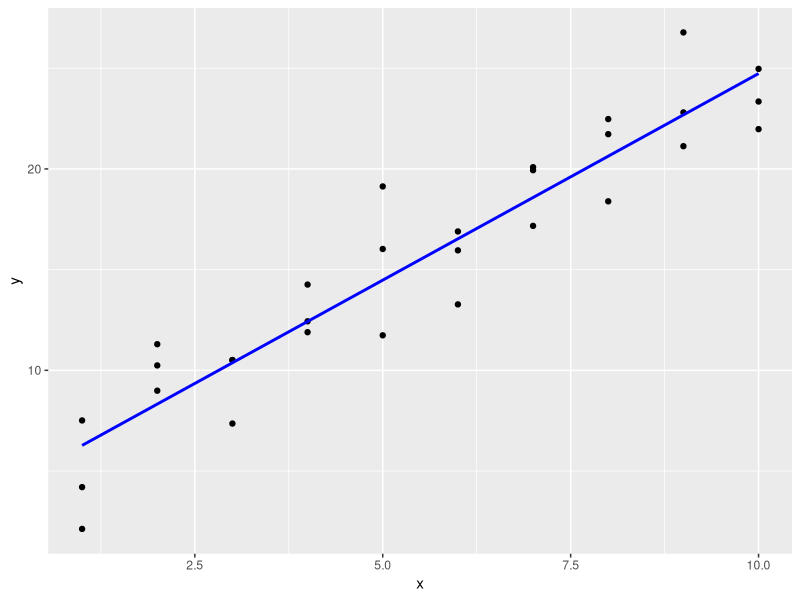
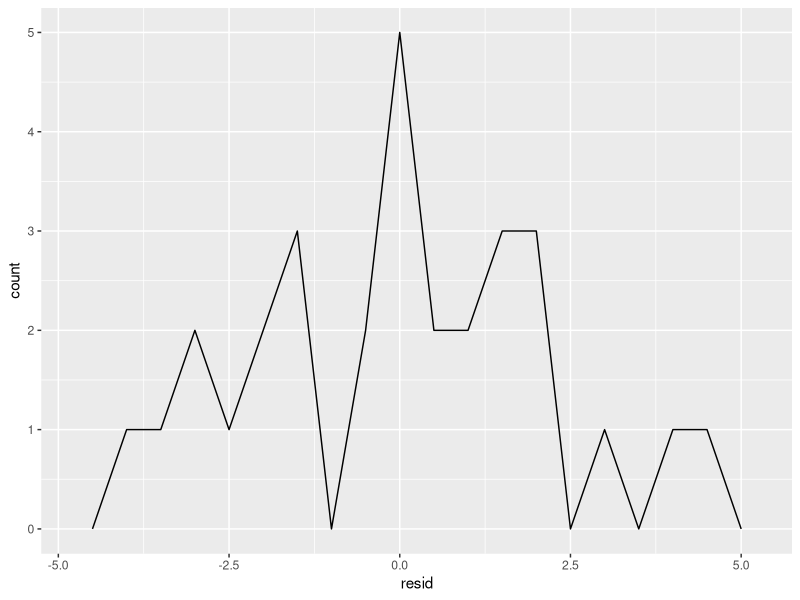
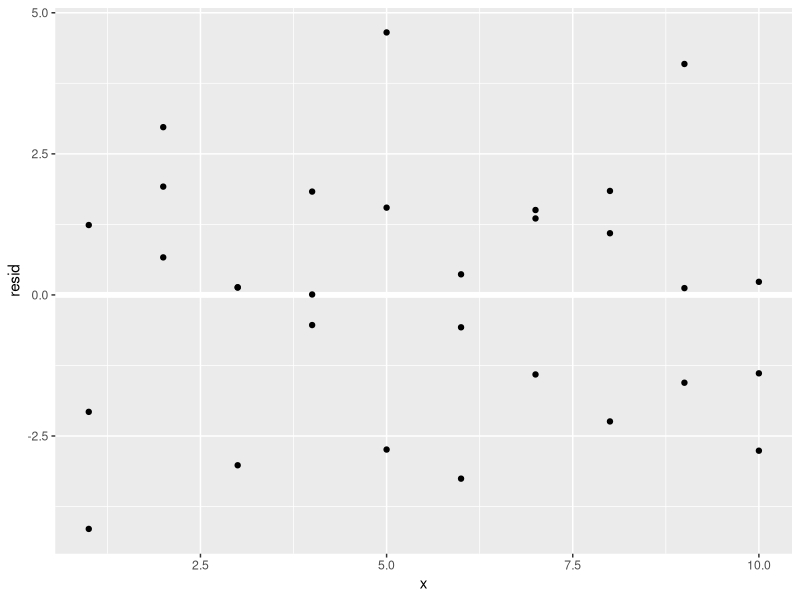
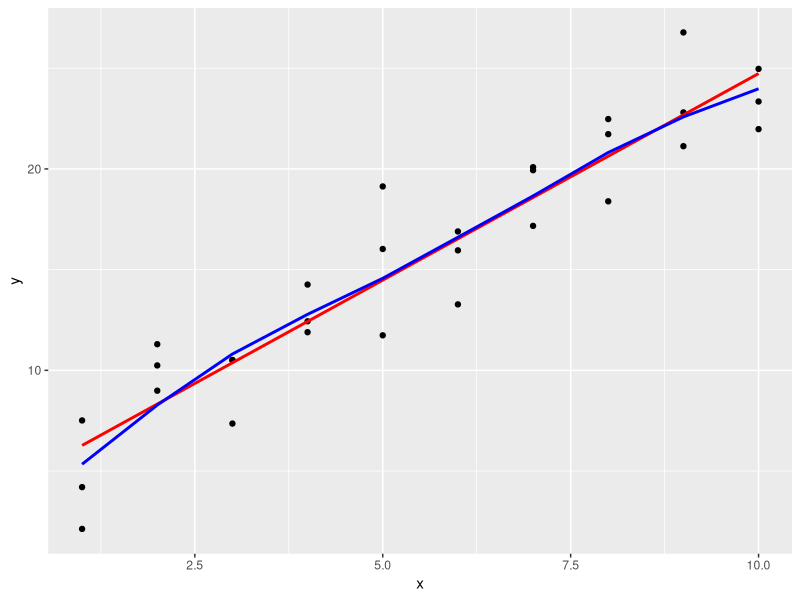
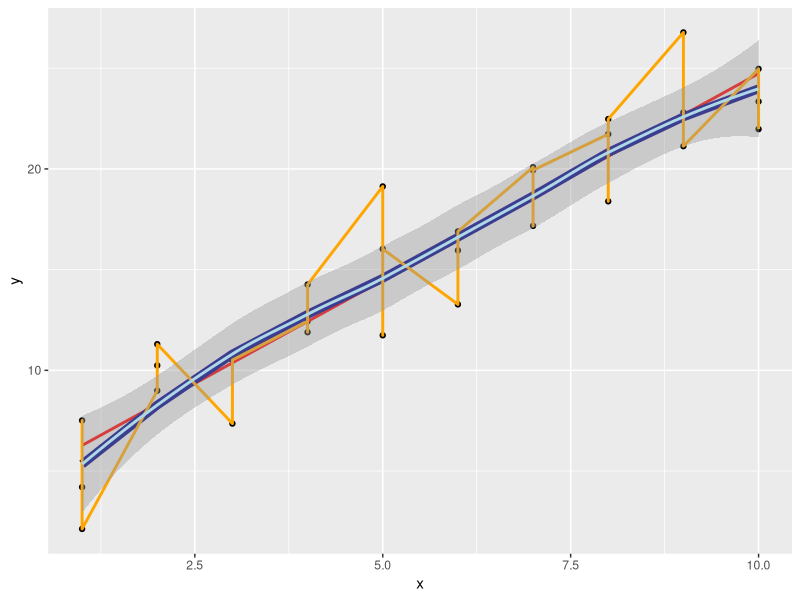
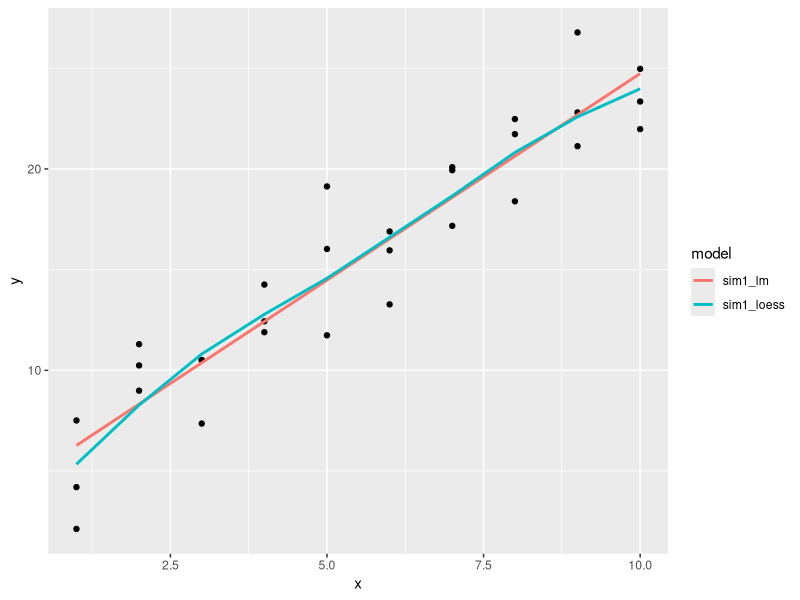
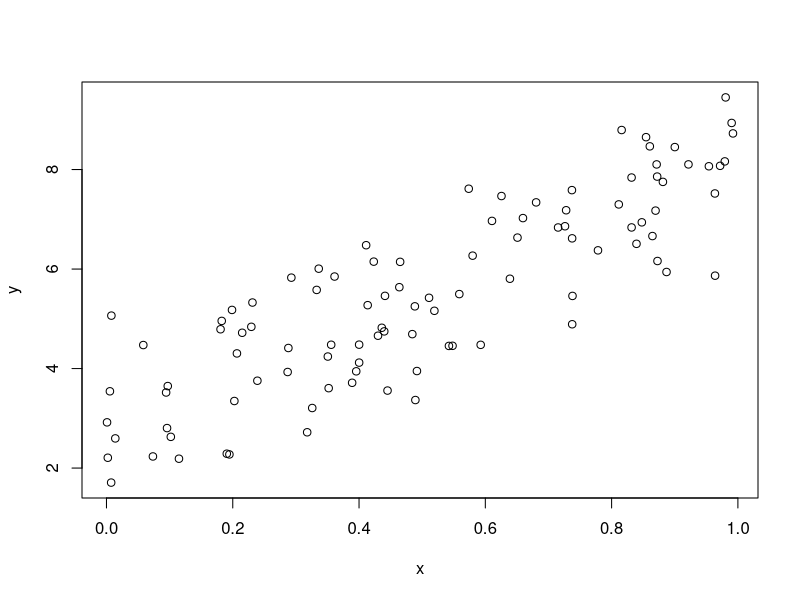
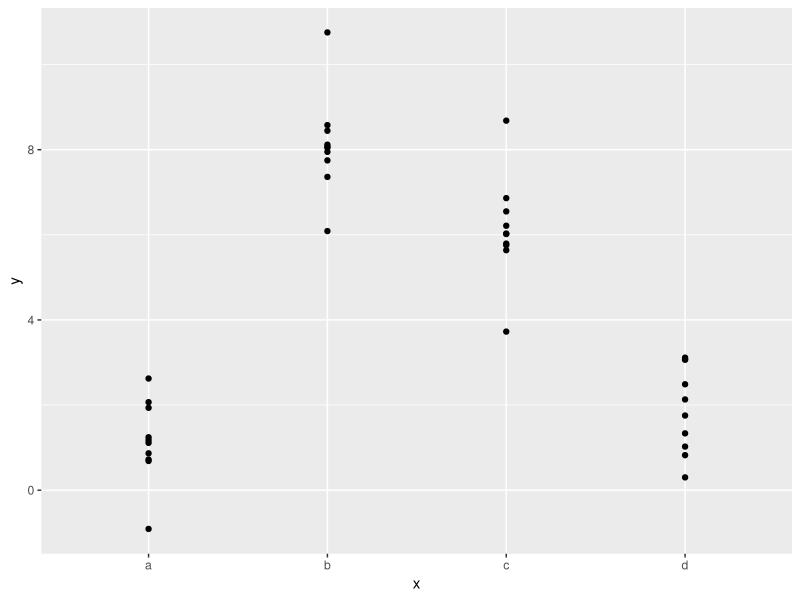

The R script that drew these images, in order: (Note: this script raises an error after producing the figures.)
## ---- chunk 1
knitr::opts_chunk$set(echo = TRUE, error = TRUE)
## ---- chunk 2
library(tidyverse)

library(modelr)
options(na.action = na.warn)
sim1_mod <- lm(y ~ x, data = sim1)
## ---- chunk 3
grid <- sim1 %>% 
  data_grid(x) 
grid

sim1_mod <- lm(y ~ x, data = sim1)

grid <- grid %>% 
  add_predictions(sim1_mod) 
grid

ggplot(sim1, aes(x)) +
  geom_point(aes(y = y)) +
  geom_line(aes(y = pred), data = grid, colour = "blue", size = 1)

## ---- chunk 4
sim1 <- sim1 %>% 
  add_residuals(sim1_mod)
sim1

ggplot(sim1, aes(resid)) + 
  geom_freqpoly(binwidth = 0.5)

ggplot(sim1, aes(x, resid)) + 
  geom_ref_line(h = 0) +
  geom_point() 
## ---- chunk 5
rm(sim1)

grid <- sim1 %>% 
  data_grid(x) 
grid

sim1_mod_a <- lm(y ~ x, data = sim1)
sim1_mod_b <- loess(y ~ x, data = sim1)


grid <- grid %>% 
  add_predictions(sim1_mod_a, var = "lm")
grid <- grid %>% 
  add_predictions(sim1_mod_b, var = "loess")
grid

# plot

ggplot(sim1, aes(x)) +
  geom_point(aes(y = y)) +
  geom_line(aes(y = lm), data = grid, colour = "red", size = 1) +
  geom_line(aes(y = loess), data = grid, colour = "blue", size = 1)

ggplot(sim1, aes(x)) +
  geom_point(aes(y = y)) +
  geom_line(aes(y = lm), data = grid, colour = "red", size = 1) +
  geom_line(aes(y = loess), data = grid, colour = "darkblue", size = 3) +
  geom_line(aes(y = y), colour = "orange", size = 1) +
  geom_smooth(aes(y = y), colour = "lightblue", size = 1)

# redo with functions listed in problem 2

grid <- sim1 %>% 
  data_grid(x) 
grid

sim1_lm <- lm(y ~ x, data = sim1)
sim1_loess <- loess(y ~ x, data = sim1)

grid <- grid %>% gather_predictions(sim1_lm,sim1_loess)
grid

ggplot(sim1, aes(x)) +
  geom_point(aes(y = y)) +
  geom_line(aes(y = pred, color = model), data = grid, size = 1)

## ---- chunk 6
df <- tibble::data_frame(
  x = sort(runif(100)),
  y = 5 * x + 0.5 * x ^ 2 + 3 + rnorm(length(x))
)
plot(df)

m1 <- lm(y ~ x, data = df)
grid <- data.frame(x = seq(0, 1, length = 10))
grid %>% add_predictions(m1)

m2 <- lm(y ~ poly(x, 2), data = df)
grid %>% spread_predictions(m1, m2)
grid %>% gather_predictions(m1, m2)
## ---- chunk 7
df <- tribble(
  ~y, ~x1, ~x2,
  4, 2, 5,
  5, 1, 6
)

model_matrix(df, y ~ x1)

model_matrix(df, y ~ x1 - 1)

model_matrix(df, y ~ x1 + x2)

## ---- chunk 8
df <- tribble(
  ~ sex, ~ response,
  "male", 1,
  "female", 2,
  "male", 1
)

model_matrix(df, response ~ sex)

ggplot(sim2) + 
  geom_point(aes(x, y))

mod2 <- lm(y ~ x, data = sim2)

grid <- sim2 %>% 
  data_grid(x) %>% 
  add_predictions(mod2)
grid

ggplot(sim2, aes(x)) + 
  geom_point(aes(y = y)) +
  geom_point(data = grid, aes(y = pred), colour = "red", size = 4)

tibble(x = "e") %>% 
  add_predictions(mod2)
## ---- chunk 9
sim3
ggplot(sim3, aes(x1, y)) + 
  geom_point(aes(colour = x2))

mod1 <- lm(y ~ x1 + x2, data = sim3)
mod2 <- lm(y ~ x1 * x2, data = sim3)

grid <- sim3 %>% 
  data_grid(x1, x2) %>% 
  gather_predictions(mod1, mod2)
grid

ggplot(sim3, aes(x1, y, colour = x2)) + 
  geom_point() + 
  geom_line(data = grid, aes(y = pred)) + 
  facet_wrap(~ model)

sim3 <- sim3 %>% 
  gather_residuals(mod1, mod2)

ggplot(sim3, aes(x1, resid, colour = x2)) + 
  geom_point() + 
  facet_grid(model ~ x2)
## ---- chunk 10
mod1 <- lm(y ~ x1 + x2, data = sim4)
mod2 <- lm(y ~ x1 * x2, data = sim4)

grid <- sim4 %>% 
  data_grid(
    x1 = seq_range(x1, 5), 
    x2 = seq_range(x2, 5) 
  ) %>% 
  gather_predictions(mod1, mod2)
grid

seq_range(c(0.0123, 0.923423), n = 5)

seq_range(c(0.0123, 0.923423), n = 5, pretty = TRUE)

x1 <- rcauchy(100)
seq_range(x1, n = 5)

seq_range(x1, n = 5, trim = 0.10)

seq_range(x1, n = 5, trim = 0.25)

seq_range(x1, n = 5, trim = 0.50)

x2 <- c(0, 1)
seq_range(x2, n = 5)

seq_range(x2, n = 5, expand = 0.10)

seq_range(x2, n = 5, expand = 0.25)

seq_range(x2, n = 5, expand = 0.50)

ggplot(grid, aes(x1, x2)) + 
  geom_tile(aes(fill = pred)) + 
  facet_wrap(~ model)

ggplot(grid, aes(x1, pred, colour = x2, group = x2)) + 
  geom_line() +
  facet_wrap(~ model)

ggplot(grid, aes(x2, pred, colour = x1, group = x1)) + 
  geom_line() +
  facet_wrap(~ model)
## ---- chunk 11
df <- tribble(
  ~y, ~x,
   1,  1,
   2,  2, 
   3,  3
)
model_matrix(df, y ~ x^2 + x)

model_matrix(df, y ~ I(x^2) + x)

model_matrix(df, y ~ poly(x, 2))

library(splines)
model_matrix(df, y ~ ns(x, 2))

sim5 <- tibble(
  x = seq(0, 3.5 * pi, length = 50),
  y = 4 * sin(x) + rnorm(length(x))
)
sim5

ggplot(sim5, aes(x, y)) +
  geom_point()

mod1 <- lm(y ~ ns(x, 1), data = sim5)
mod2 <- lm(y ~ ns(x, 2), data = sim5)
mod3 <- lm(y ~ ns(x, 3), data = sim5)
mod4 <- lm(y ~ ns(x, 4), data = sim5)
mod5 <- lm(y ~ ns(x, 5), data = sim5)

grid <- sim5 %>% 
  data_grid(x = seq_range(x, n = 50, expand = 0.1)) %>% 
  gather_predictions(mod1, mod2, mod3, mod4, mod5, .pred = "y")
grid

ggplot(sim5, aes(x, y)) + 
  geom_point() +
  geom_line(data = grid, colour = "red") +
  facet_wrap(~ model)
## ---- chunk 12

model_matrix(df, y ~ x)
model_matrix(df, y ~ x - 1)

ggplot(sim2) + 
  geom_point(aes(x, y))
mod1 <- lm(y ~ x, data = sim2)
mod2 <- lm(y ~ x - 1, data = sim2)

mod1
mod2
grid <- sim2 %>% 
  data_grid(x) %>% 
  gather_predictions(mod1,mod2)
grid

ggplot(sim2, aes(x)) + 
  geom_point(aes(y = y)) +
  geom_point(data = grid, aes(y = pred), colour = "red", size = 4) +
  facet_wrap(~model)
## ---- chunk 13
model_matrix(y ~ x1 + x2, data = sim3)
model_matrix(y ~ x1 * x2, data = sim3)
model_matrix(y ~ x1 + x2, data = sim4)
model_matrix(y ~ x1 * x2, data = sim4)
## ---- chunk 14
mod1 <- lm(y ~ x1 + x2, data = sim3)
mod2 <- lm(y ~ x1 * x2, data = sim3)
mod1
mod2

mod1 = a_0 + a_1 * is_a + a_2 * is_b + a_3 * is_c + a_4 * is_d
mod2 = a_0 + a_1 * x1 + a_2 * x2 + a_12 * x1 * x2
# Unsure about mod 2. I feel like it's going to be long.
## ---- chunk 15
sim4
sim4 <- sim4 %>% 
  gather_residuals(mod1, mod2)
sim4

ggplot(sim4, aes(x1, resid)) + 
  geom_point() + 
  facet_grid(model ~ x2)

ggplot(sim4, aes(x1, resid)) + 
  geom_point() + 
  facet_grid(~model)

ggplot(sim4, aes(resid)) + 
  geom_freqpoly(binwidth = 0.5) +
  facet_grid(~model)
## ---- chunk 16
df <- tribble(
  ~x, ~y,
  1, 2.2,
  2, NA,
  3, 3.5,
  4, 8.3,
  NA, 10
)

mod <- lm(y ~ x, data = df)

mod <- lm(y ~ x, data = df, na.action = na.exclude)
nobs(mod)
